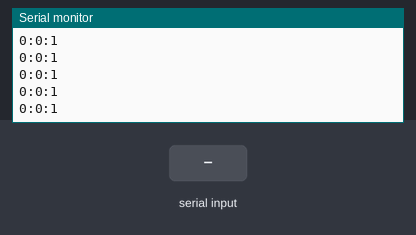
This sketch was run on a simulated Arduino Uno, built with avr-gcc and run on an emulated ATmega328P. Shown: the last lines printed to the serial monitor. Inputs (shaded band) come from the test bench.

Above: at 1.2 s.
1.3 s: "H" received over Serial
At 1.9 s:
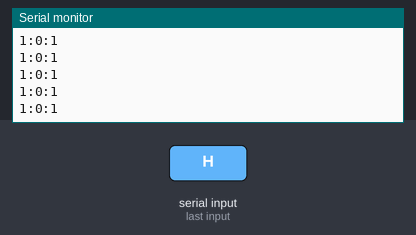
2.8 s: "M" received over Serial
At 3.5 s:
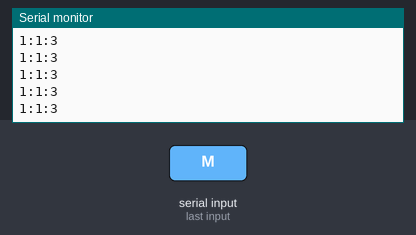
Timing chart, 0 to 5.8 s (numbered marks = the images above; inputs shaded):
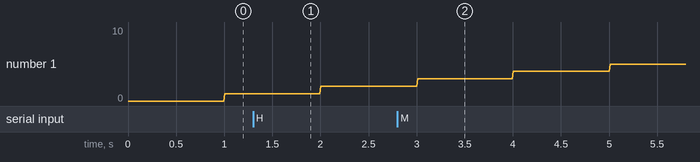

The sketch:

HorlogeIntToSerial.ino
```cpp
unsigned char t = 0;   // chiffre a traiter
int msn = 0;  // ms net renvoi les 3 chiffes des ms ex: 234ms pour 24234ms bruts
unsigned long msb = 0; // ms Bruts (totals ex 24234ms)
unsigned long ms = 0; // ms + décalage (qui est l'heure exacte)
unsigned long s = 0; // renvois la valeur brut des secondes ex: 600 pour 10 minutes
int sn = 0; // renvois la valeur net des secondes ex: pour 67 renvois 7
unsigned long m = 0; // renvois la valeur brut des minutes ex: 600 minutes pour 10 heures
int mn = 0; // renvois la valeur net des minutes ex: pour 67 renvois 7
unsigned long h = 0; // renvois la valeur brut des heures ex: 48 minutes pour 2 jours
int hn = 0; // renvois la valeur net des jours ex: pour 49 renvois 1
int j = 0; // renvois la valeurs des jours ne peut pas dépasser les 50 jours (limites arduino)
unsigned long decalage = 0;
int z = 0;


void setup() {
  Serial.begin(57600);

}


void loop() {
  ms = millis() + decalage;
  s = ms / 1000;
  sn = s % 60;
  m = s / 60;
  mn = m % 60;
  h = m / 60;
  hn = h % 24;

  if (Serial.available()) {
    z = Serial.read();
  } else {
    z = 0;
  }


  // Heure plus
  if (z == 72) {
    decalage = decalage + 3600000;
    if (decalage > 172800000) {
      decalage = decalage - 86400000 ;
    }
  }

  // Minutes plus


  if (z == 77) {
    decalage = decalage - sn;
    if (mn >= 59) {
      decalage = decalage - 3540000;
    } else {
      decalage = decalage + 60000;
    }
  }

  Serial.print(hn);
  Serial.print(":");
  Serial.print(mn);
  Serial.print(":");
  Serial.println(sn);
  delay(10);

}
```

Measured:
- after the input at 1.3 s, the serial monitor: prints a new line at once (image 1)
- after the input at 2.8 s, the serial monitor: prints a new line at once (image 2)
